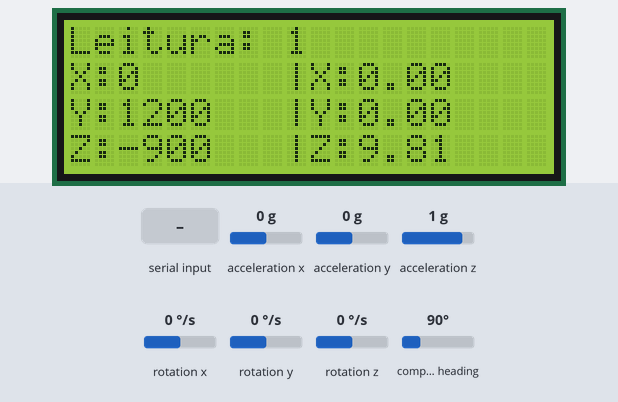
A sketch run on a simulated Arduino Uno, built with avr-gcc and run on an emulated ATmega328P. On the bench: 20×4 character LCD. Inputs (shaded band) come from the test bench; at power-on: acceleration x 0 g, acceleration y 0 g, acceleration z 1 g, compass heading 90°, rotation x 0 °/s, rotation y 0 °/s, rotation z 0 °/s. What the sketch prints to the serial monitor is not drawn.

Above: at 2.2 s.
2.3 s: "p" received over Serial
At 4.4 s:
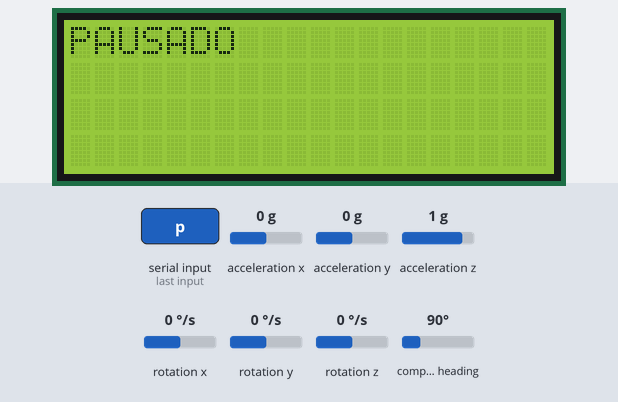
4.7 s: "r" received over Serial
At 5.1 s:
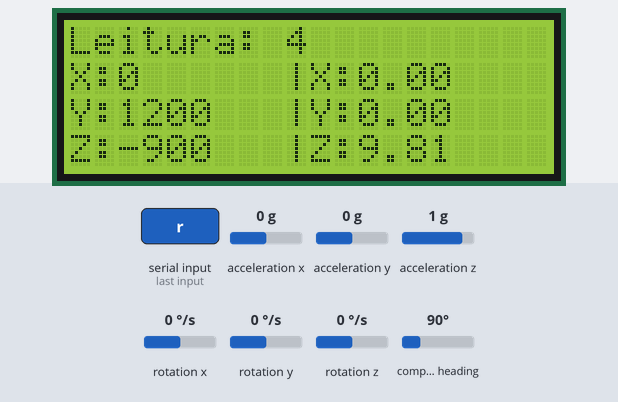
7.3 s: acceleration x set to -1.4 g
At 8.5 s:
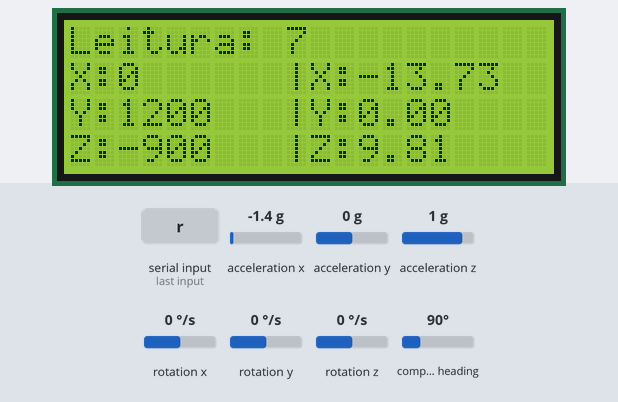
10.5 s: acceleration y set to -1.4 g
At 12.0 s:
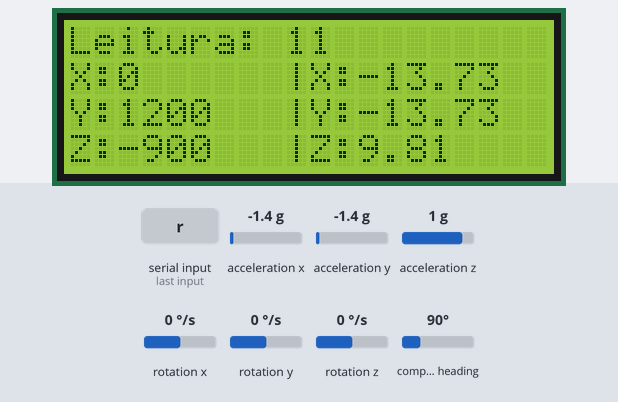
13.7 s: acceleration z set to -1.4 g
At 14.8 s:
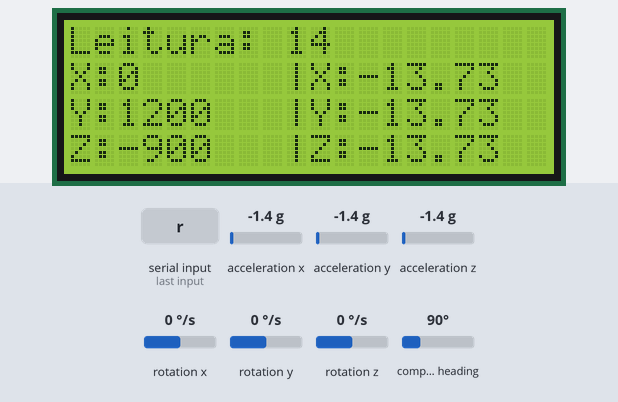
16.9 s: compass heading set to 7°
At 18.4 s:
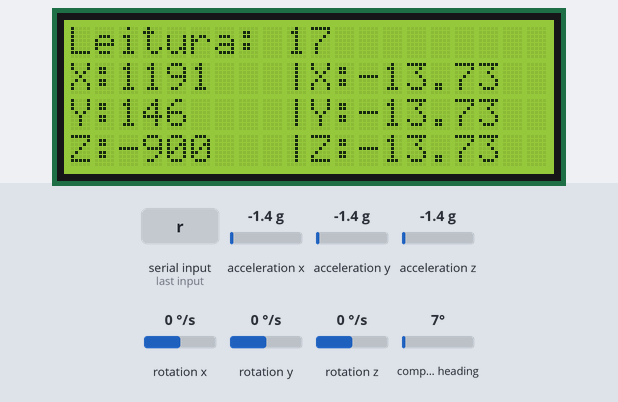
Timing chart, 0 to 19.9 s (numbered marks = the images above; inputs shaded):
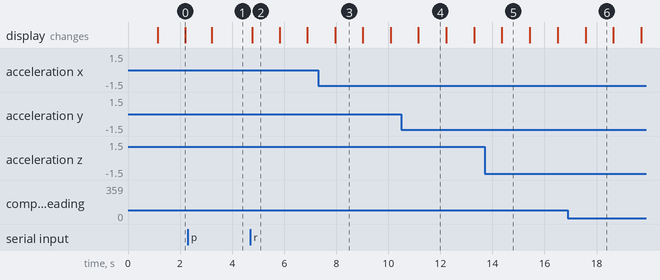

Measured:
- after the input at 2.3 s, the display: changes after 0.92 s (image 1)
- after the input at 4.7 s, the display: changes after 0.07 s (image 2)
- what the display in image 2 shows lasts 1.0 s, from 4.8 s to 5.8 s

The sketch:

magnetometro.ino
```cpp
#include <Wire.h>
#include <QMC5883LCompass.h>
#include <MPU6050.h>
#include <LiquidCrystal_I2C.h>

// Inicializa os sensores
QMC5883LCompass mag;
MPU6050 mpu;

// Inicializa o LCD I2C (endereço 0x27 ou 0x3F)
LiquidCrystal_I2C lcd(0x27, 20, 4);

bool paused = false;  // Variável para pausar a exibição dos dados

void setup() {
    Serial.begin(9600);
    Wire.begin();

    // Inicializa o LCD
    lcd.begin(20, 4);
    lcd.backlight();
    lcd.setCursor(0, 0);
    lcd.print("Iniciando...");
    delay(1000);
    lcd.clear();


    // Inicializa o QMC5883L (Magnetômetro)
    mag.init();
    Serial.println("Sensor QMC5883L inicializado!");

    // Inicializa o MPU6050 (Acelerômetro e Giroscópio)
    mpu.initialize();
    if (!mpu.testConnection()) {
        Serial.println("Erro: MPU6050 não encontrado!");
        lcd.setCursor(0, 0);
        lcd.print("MPU6050 ERRO!");
        while (1);
    } else {
        Serial.println("Sensor MPU6050 detectado!");
    }
}

void loop() {
    // Verifica comandos do Serial Monitor
    if (Serial.available()) {
        char command = Serial.read();
        if (command == 'p') {
            paused = true;
            Serial.println("PAUSADO!");
            lcd.clear();
            lcd.setCursor(0, 0);
            lcd.print("PAUSADO");
        } else if (command == 'r') {
            paused = false;
            Serial.println("RETOMADO!");
            lcd.clear();
        }
    }

    if (!paused) {
        // Lê os dados do Magnetômetro
        int mx, my, mz;
        mag.read();
        mx = mag.getX(); // µT
        my = mag.getY(); // µT
        mz = mag.getZ(); // µT

        // Exibe os dados no LCD com unidade (µT)
        lcd.clear();
        lcd.setCursor(0, 0);
        lcd.print("Leitura: "); lcd.print(millis() / 1000);

        lcd.setCursor(0, 1);
        lcd.print("X:"); lcd.print(mx);

        lcd.setCursor(0, 2); // Posição para manter o alinhamento
        lcd.print("Y:"); lcd.print(my);

        lcd.setCursor(0, 3); // Abaixo de Y, centralizado
        lcd.print("Z:"); lcd.print(mz);

        // Lê os dados do Acelerômetro e Giroscópio
        int16_t ax_raw, ay_raw, az_raw, gx_raw, gy_raw, gz_raw;
        mpu.getMotion6(&ax_raw, &ay_raw, &az_raw, &gx_raw, &gy_raw, &gz_raw);

        // Converte aceleração para m/s²
        float ax = (ax_raw / 16384.0) * 9.81;
        float ay = (ay_raw / 16384.0) * 9.81;
        float az = (az_raw / 16384.0) * 9.81;

        // Converte velocidade angular para rad/s
        float gx = (gx_raw / 131.0) * (3.14159265359 / 180.0);
        float gy = (gy_raw / 131.0) * (3.14159265359 / 180.0);
        float gz = (gz_raw / 131.0) * (3.14159265359 / 180.0);

        //Divisor da tela
        lcd.setCursor(9,1);
        lcd.print("|");
        lcd.setCursor(9,2);
        lcd.print("|");
        lcd.setCursor(9,3);
        lcd.print("|");

        lcd.setCursor(10, 1);
        lcd.print("X:"); lcd.print(ax);
        lcd.setCursor(10, 2);
        lcd.print("Y:"); lcd.print(ay);
        lcd.setCursor(10, 3);
        lcd.print("Z:"); lcd.print(az);

        // Também exibe no Serial Monitor, formatado para o código em Python
        Serial.print(millis() / 1000);  // Timestamp (in seconds)
        Serial.print(",");
        Serial.print(mx); Serial.print(",");
        Serial.print(my); Serial.print(",");
        Serial.print(mz); Serial.print(",");
        Serial.print(ax); Serial.print(",");
        Serial.print(ay); Serial.print(",");
        Serial.print(az); Serial.print(",");
        Serial.print(gx); Serial.print(",");
        Serial.print(gy); Serial.print(",");
        Serial.println(gz);

        delay(1000);  // Aguarda antes da próxima leitura
    }
}
```
